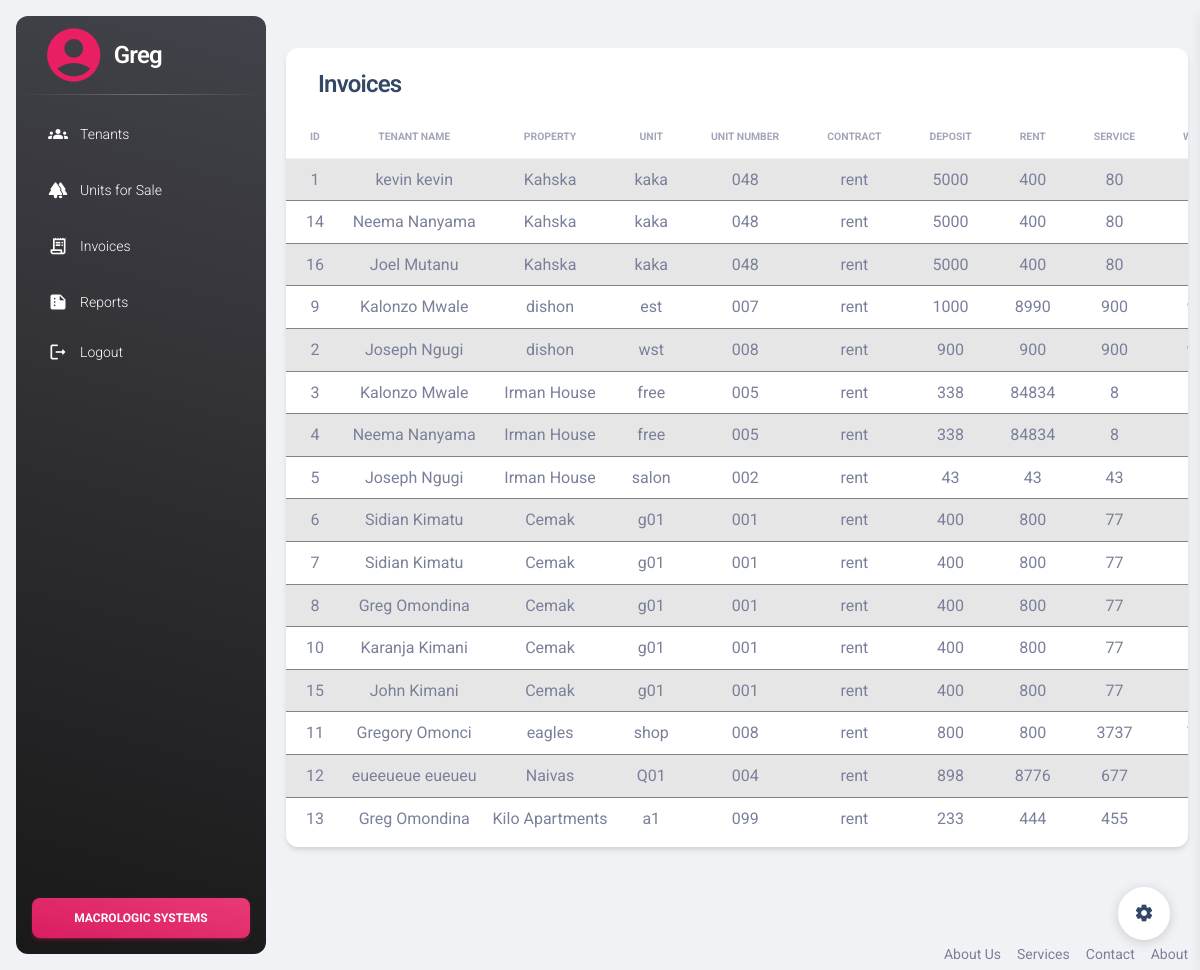
The app's page /tables/invoice_view.php (signed in) with its own data.
### tables this page shows
CREATE TABLE `invoices_two` (
  `id` int(11) NOT NULL,
  `tenant_id` int(11) NOT NULL,
  `property_id` int(11) NOT NULL,
  `unit_id` int(11) NOT NULL
);

CREATE TABLE `tenants_two` (
  `id` int(11) NOT NULL,
  `name` varchar(50) NOT NULL,
  `email` varchar(50) NOT NULL,
  `phone_number` varchar(20) NOT NULL,
  `id_number` varchar(20) NOT NULL,
  `contract` enum('rent','lease','hire') DEFAULT NULL,
  `tenant_status` enum('unassigned','assigned') NOT NULL,
  `property_id` int(11) DEFAULT NULL,
  `unit_id` int(11) DEFAULT NULL,
  `billing_id` int(11) DEFAULT NULL
);

CREATE TABLE `properties` (
  `id` int(11) NOT NULL,
  `name` varchar(50) NOT NULL,
  `location` varchar(50) NOT NULL,
  `landlord_id` int(11) NOT NULL,
  `type_id` int(11) NOT NULL,
  `active_status` enum('active','inactive') DEFAULT NULL,
  `number_of_units` int(11) DEFAULT NULL
);

CREATE TABLE `units_two` (
  `id` int(11) NOT NULL,
  `property_id` int(11) NOT NULL,
  `unit_name` varchar(50) NOT NULL,
  `unit_number` varchar(20) DEFAULT NULL,
  `description` varchar(2000) NOT NULL,
  `available` enum('No','Yes') NOT NULL,
  `reserved` enum('No','Yes') NOT NULL,
  `occupied` enum('No','Yes') NOT NULL
);

CREATE TABLE `billing_two` (
  `id` int(11) NOT NULL,
  `unit_id` int(11) NOT NULL,
  `commission` int(11) NOT NULL,
  `deposit` int(11) NOT NULL,
  `rent` int(11) NOT NULL,
  `service_charge` int(11) DEFAULT NULL,
  `water_deposit` int(11) DEFAULT NULL,
  `electricity_deposit` int(11) DEFAULT NULL
);

### tables/invoice_view.php (the view, shortened to what this page needs)
<?php include '../includes/header.php'; ?>
<?php include '../config/connect.php'; ?>
    <div class="container-fluid py-4">
      <div class="row">
        <div class="col-12">
          <div class="card my-4">
            <div class="d-flex justify-content-between">
              <div class="row card-header col-md-7 p-0 mx-3 z-index-2 mt-3" style="height: 25px;">
                <div class="pt-1 pb-1">
                  <h4 class="row text-capitalize ps-3">Invoices</h4>
                </div>
              </div>
            </div>
            <div class="card-body px-0 pb-2">
              <div class="row d-flex justify-content-between align-items-center ms-2 me-2">
              </div>
              <div class="table-responsive p-0">
                <table id="invoiceTable" class="table table-striped table-hover align-items-center mb-0" >
                  <thead>
                    <tr>
                      <th class="text-center text-uppercase text-secondary text-xxs font-weight-bolder opacity-7">id</th>
                      <th class="text-center text-uppercase text-secondary text-xxs font-weight-bolder opacity-7">tenant name</th>
                      <th class="text-center text-uppercase text-secondary text-xxs font-weight-bolder opacity-7">Property</th>
                      <th class="text-center text-uppercase text-secondary text-xxs font-weight-bolder opacity-7">Unit</th>
                      <th class="text-center text-uppercase text-secondary text-xxs font-weight-bolder opacity-7">unit number</th>
                      <th class="text-center text-uppercase text-secondary text-xxs font-weight-bolder opacity-7">contract</th>
                      <th class="text-center text-uppercase text-secondary text-xxs font-weight-bolder opacity-7">deposit</th>
                      <th class="text-center text-uppercase text-secondary text-xxs font-weight-bolder opacity-7">rent</th>
                      <th class="text-center text-uppercase text-secondary text-xxs font-weight-bolder opacity-7">service</th>
                      <th class="text-center text-uppercase text-secondary text-xxs font-weight-bolder opacity-7">water</th>
                    </tr>
                  </thead>
                  <tbody>
                    <?php
                      $sql = "SELECT invoices_two.id, tenants_two.name AS tenant_name, properties.name AS property_name, units_two.unit_name AS unit_name, units_two.unit_number AS unit_number, tenants_two.contract AS contract, billing_two.rent AS rent_due, billing_two.deposit AS deposit, billing_two.service_charge AS service_charge, billing_two.water_deposit AS water, billing_two.electricity_deposit AS electricity
                      FROM
                        invoices_two
                      LEFT JOIN
                        tenants_two ON invoices_two.tenant_id = tenants_two.id
                      LEFT JOIN
                        properties ON invoices_two.property_id = properties.id
                      LEFT JOIN
                        units_two ON invoices_two.unit_id = units_two.id
                      LEFT JOIN
                        billing_two ON units_two.id = billing_two.unit_id";
                      $result = $con->query($sql);
                          if ($result->num_rows > 0) {
                          while ($row = $result->fetch_assoc()) {
                            $total = 0;
                            $total += $row['deposit'] + $row['rent_due'] + $row['service_charge'] + $row['water'] + $row['electricity'];
                          echo '<tr>
                                  <td scope="row" class="text-center">' . $row["id"] . '</td>
                                  <td class="text-center">' . $row["tenant_name"] . '</td>
                                  <td class="text-center">' . $row["property_name"] . '</td>
                                  <td class="text-center">'. $row["unit_name"] . '</td>
                                  <td class="text-center">'. $row["unit_number"] . '</td>
                                  <td class="text-center">'. $row["contract"] . '</td>
                                  <td class="text-center">'. $row['rent_due'] .'</td>
                                  <td class="text-center">'. $row['deposit'] .'</td>
                                  <td class="text-center">'. $row['service_charge'] .'</td>
                                  <td class="text-center">'. $row['water'] .'</td>
                                  <td class="text-center">'. $row['electricity'] .'</td>
                                  <td class="text-center font-weight-bolder">'. $total .'</td>
                                </tr>';
                          }
                          } else {
                            echo '<tr><td colspan="8" class="text-center"><h4>No invoices found</h4></td></tr>';
                          }
                    ?>
                  </tbody>
                </table>
              </div>
            </div>
          </div>
        </div>
      </div>
    </div>
    <?php include('../includes/footer.php') ?>
  <div class="fixed-plugin">
    <a class="fixed-plugin-button text-dark position-fixed px-3 py-2">
      <i class="material-icons py-2">settings</i>
    </a>
  </div>
</body>
</html>

### records on screen
invoices_two: id "1", tenant.name "kevin kevin", property.name "Kahska", unit.unit_name "kaka", unit.unit_number "048", tenant.contract "rent", billing_two.rent "5000", billing_two.deposit "400", billing_two.service_charge "80"
invoices_two: id "14", tenant.name "Neema Nanyama", property.name "Kahska", unit.unit_name "kaka", unit.unit_number "048", tenant.contract "rent", billing_two.rent "5000", billing_two.deposit "400", billing_two.service_charge "80"
invoices_two: id "16", tenant.name "Joel Mutanu", property.name "Kahska", unit.unit_name "kaka", unit.unit_number "048", tenant.contract "rent", billing_two.rent "5000", billing_two.deposit "400", billing_two.service_charge "80"
invoices_two: id "9", tenant.name "Kalonzo Mwale", property.name "dishon", unit.unit_name "est", unit.unit_number "007", tenant.contract "rent", billing_two.rent "1000", billing_two.deposit "8990", billing_two.service_charge "900"
invoices_two: id "2", tenant.name "Joseph Ngugi", property.name "dishon", unit.unit_name "wst", unit.unit_number "008", tenant.contract "rent", billing_two.rent "900", billing_two.deposit "900", billing_two.service_charge "900"
invoices_two: id "3", tenant.name "Kalonzo Mwale", property.name "Irman House", unit.unit_name "free", unit.unit_number "005", tenant.contract "rent", billing_two.rent "338", billing_two.deposit "84834", billing_two.service_charge "8"
invoices_two: id "4", tenant.name "Neema Nanyama", property.name "Irman House", unit.unit_name "free", unit.unit_number "005", tenant.contract "rent", billing_two.rent "338", billing_two.deposit "84834", billing_two.service_charge "8"
invoices_two: id "5", tenant.name "Joseph Ngugi", property.name "Irman House", unit.unit_name "salon", unit.unit_number "002", tenant.contract "rent", billing_two.rent "43", billing_two.deposit "43", billing_two.service_charge "43"
invoices_two: id "6", tenant.name "Sidian Kimatu", property.name "Cemak", unit.unit_name "g01", unit.unit_number "001", tenant.contract "rent", billing_two.rent "400", billing_two.deposit "800", billing_two.service_charge "77"
invoices_two: id "7", tenant.name "Sidian Kimatu", property.name "Cemak", unit.unit_name "g01", unit.unit_number "001", tenant.contract "rent", billing_two.rent "400", billing_two.deposit "800", billing_two.service_charge "77"
invoices_two: id "8", tenant.name "Greg Omondina", property.name "Cemak", unit.unit_name "g01", unit.unit_number "001", tenant.contract "rent", billing_two.rent "400", billing_two.deposit "800", billing_two.service_charge "77"
invoices_two: id "10", tenant.name "Karanja Kimani", property.name "Cemak", unit.unit_name "g01", unit.unit_number "001", tenant.contract "rent", billing_two.rent "400", billing_two.deposit "800", billing_two.service_charge "77"
invoices_two: id "15", tenant.name "John Kimani", property.name "Cemak", unit.unit_name "g01", unit.unit_number "001", tenant.contract "rent", billing_two.rent "400", billing_two.deposit "800", billing_two.service_charge "77"
invoices_two: id "11", tenant.name "Gregory Omonci", property.name "eagles", unit.unit_name "shop", unit.unit_number "008", tenant.contract "rent", billing_two.rent "800", billing_two.deposit "800", billing_two.service_charge "3737"
invoices_two: id "12", tenant.name "eueeueue eueueu", property.name "Naivas", unit.unit_name "Q01", unit.unit_number "004", tenant.contract "rent", billing_two.rent "898", billing_two.deposit "8776", billing_two.service_charge "677"
invoices_two: id "13", tenant.name "Greg Omondina", property.name "Kilo Apartments", unit.unit_name "a1", unit.unit_number "099", tenant.contract "rent", billing_two.rent "233", billing_two.deposit "444", billing_two.service_charge "455"

### other values on screen
$username "Greg"
